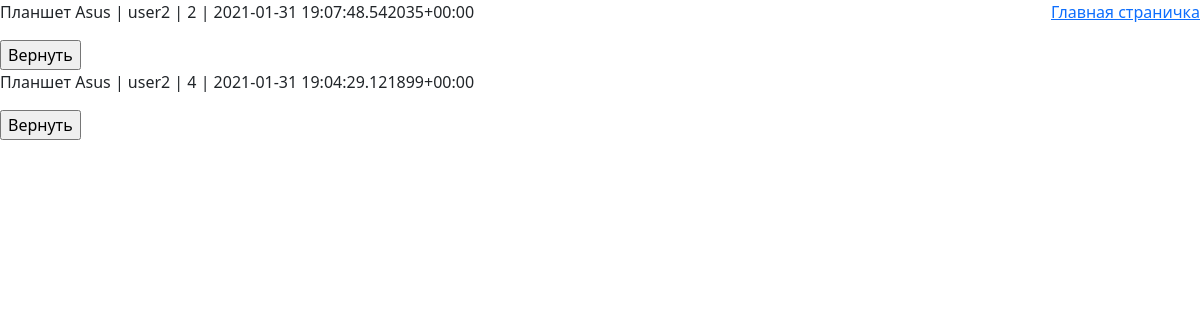
The page /mypurchase/ (signed in) on the database as committed earlier.
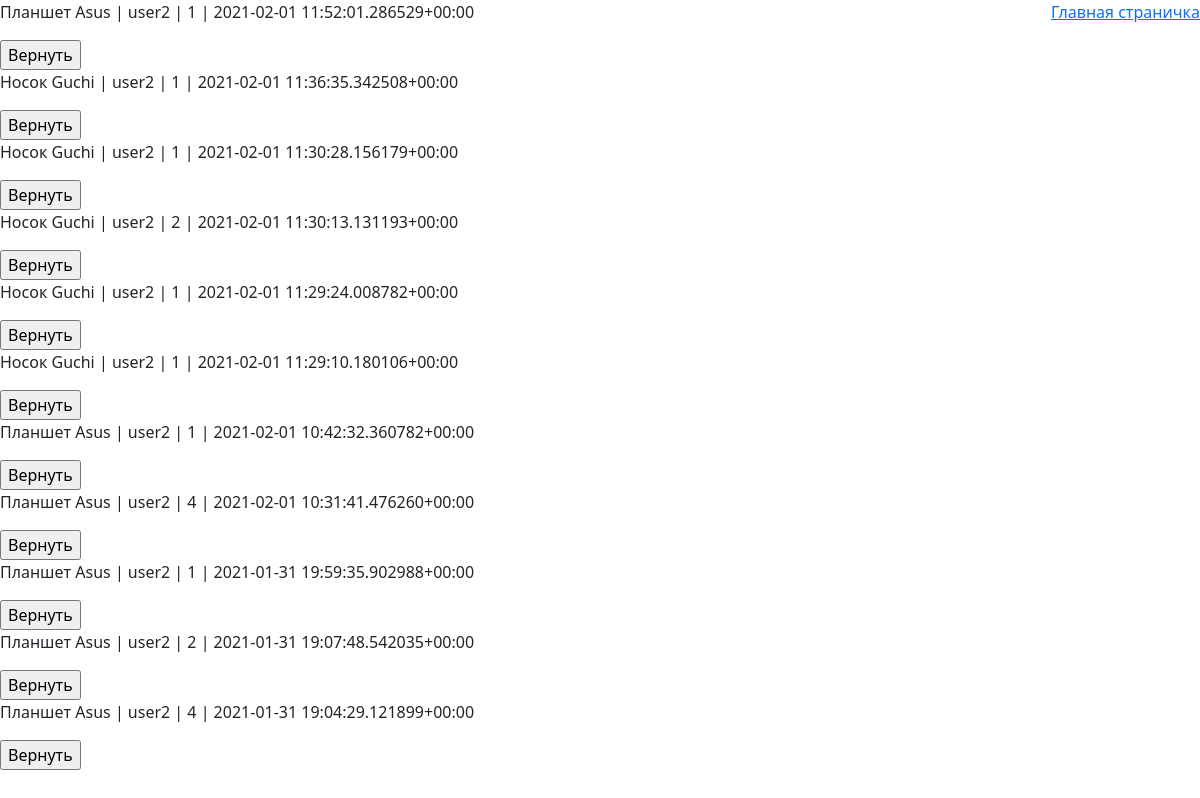
The same page on the database as committed later.
### myshop/models.py (models this page shows, shortened)
class Purchase(models.Model):
	buyer = models.ForeignKey(settings.AUTH_USER_MODEL, on_delete=models.CASCADE, verbose_name='buyers')
	product = models.ForeignKey(Product, on_delete=models.CASCADE, verbose_name='products')
	quantity = models.PositiveSmallIntegerField()
	purchase_time = models.DateTimeField(auto_now_add=True)
	class Meta:
		ordering = ['-purchase_time']
	def __str__(self):
		return f'{self.product.name} | {self.buyer.username} | {self.quantity} | {self.purchase_time}'

class Product(models.Model):
	name = models.CharField(max_length=50)
	description = models.TextField()
	price = models.PositiveIntegerField()
	quantity = models.PositiveSmallIntegerField()

class CustomUser(AbstractUser):
	wallet = models.PositiveIntegerField(default=1000)

### myshop/views.py (the view)
# urls.py: path('mypurchase/', PurchaseListView.as_view(), name='mypurchase'),
class PurchaseListView(ListView):
	model = Purchase
	template_name = 'purchase_list.html'
	context_object_name = 'purchase_list'
	def get_queryset(self):
		super().get_queryset()
		queryset = Purchase.objects.filter(buyer__username=self.request.user)
		return queryset

### templates/purchase_list.html (shortened to what this page needs)
{% extends 'base.html' %}
{% block content %}
	{% for purchases in purchase_list %}
		<p>{{purchases}}</p>
		<form method="Post" action="{% url 'return' %}">
			<input type="submit" value="Вернуть">
		</form>
	{% endfor %}
{% endblock %}

### templates/base.html (shortened to what this page needs)
<!DOCTYPE html>
<html>
<head>
	<link href="https://cdn.jsdelivr.net/npm/bootstrap@5.0.0-beta1/dist/css/bootstrap.min.css" rel="stylesheet">
</head>
<body>
	<a href="{% url 'index' %}" style="float: right;">Главная страничка</a>
	{% block content %}
	{% endblock %}
</body>
</html>

Rows that differ between the two databases and show on the page:
added Purchase: product+buyer+quantity "Планшет Asus | user2 | 1 | 2021-02-01 11:52:01.286529+00:00"
added Purchase: product+buyer+quantity "Носок Guchi | user2 | 1 | 2021-02-01 11:36:35.342508+00:00"
added Purchase: product+buyer+quantity "Носок Guchi | user2 | 1 | 2021-02-01 11:30:28.156179+00:00"
added Purchase: product+buyer+quantity "Носок Guchi | user2 | 2 | 2021-02-01 11:30:13.131193+00:00"
added Purchase: product+buyer+quantity "Носок Guchi | user2 | 1 | 2021-02-01 11:29:24.008782+00:00"
added Purchase: product+buyer+quantity "Носок Guchi | user2 | 1 | 2021-02-01 11:29:10.180106+00:00"
added Purchase: product+buyer+quantity "Планшет Asus | user2 | 1 | 2021-02-01 10:42:32.360782+00:00"
added Purchase: product+buyer+quantity "Планшет Asus | user2 | 4 | 2021-02-01 10:31:41.476260+00:00"
added Purchase: product+buyer+quantity "Планшет Asus | user2 | 1 | 2021-01-31 19:59:35.902988+00:00"
